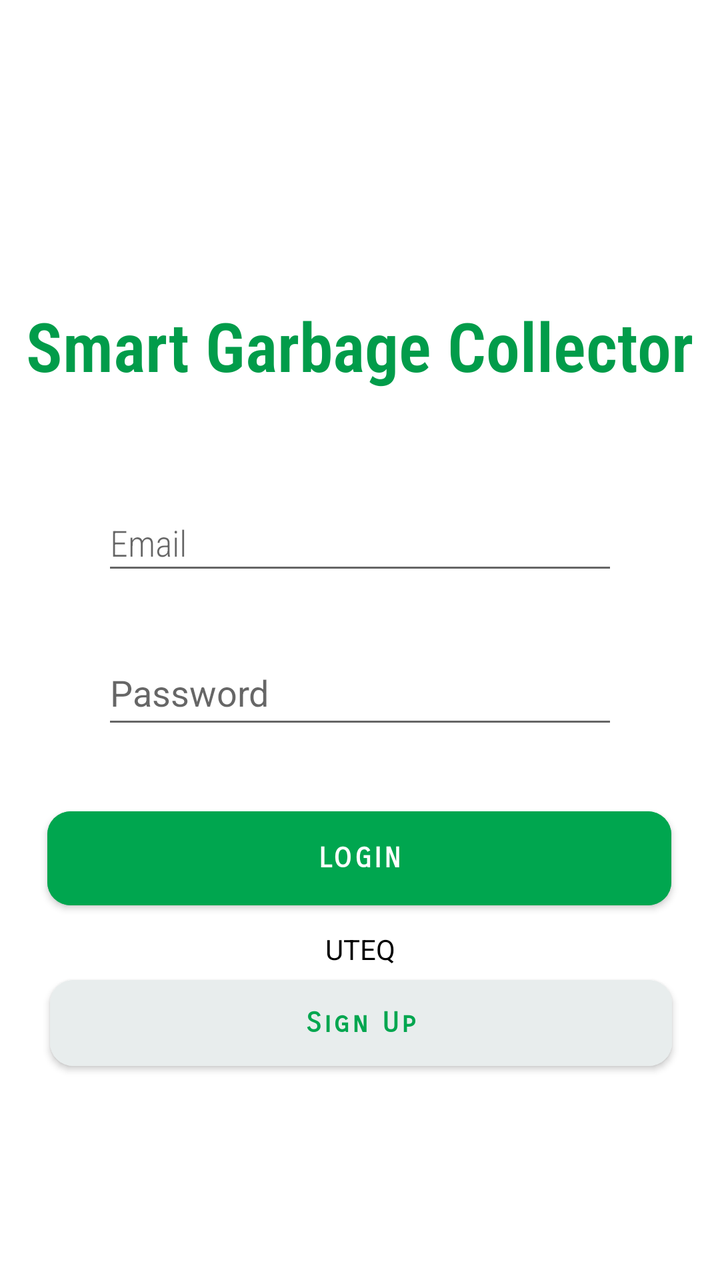
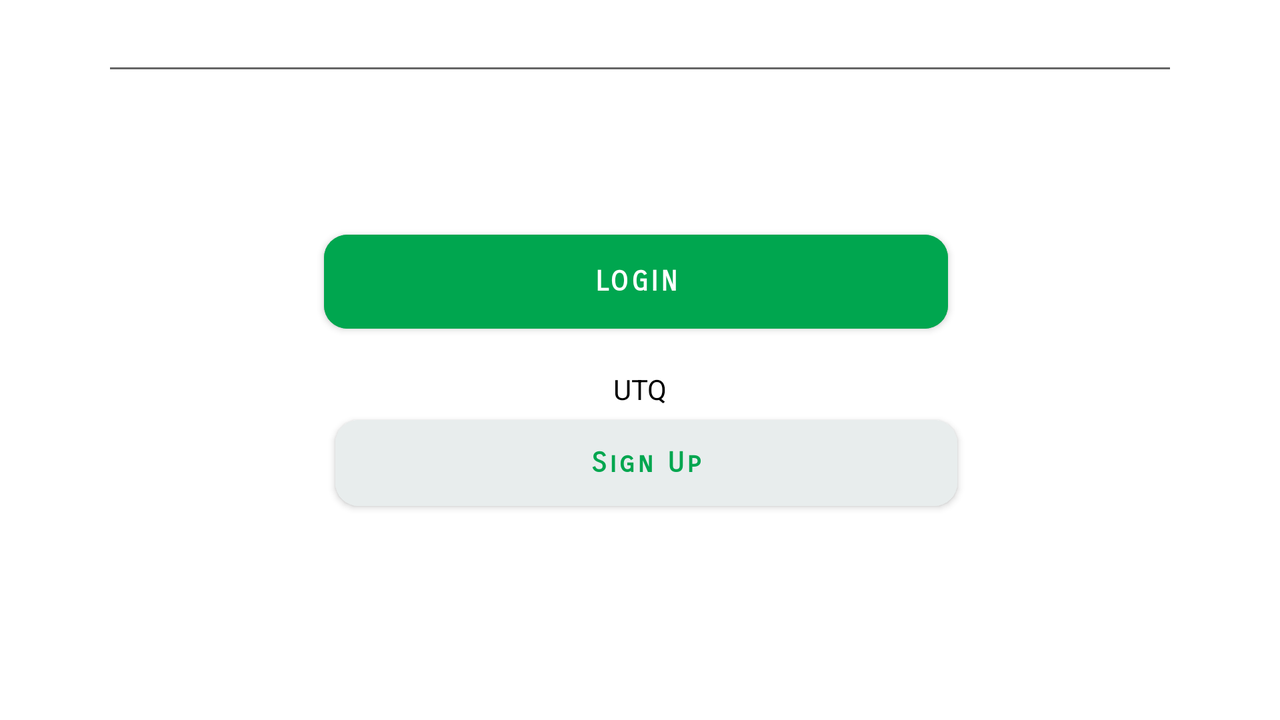

The same Android screen from two of the app's own layout files: first res/layout/ as a phone draws it, then the repository's variant for another configuration, drawn on a device whose configuration selects that folder. Both files follow.
<!-- AndroidManifest.xml: application theme Theme.Appgarbageriot -->
<!-- res/layout/login.xml -->
<?xml version="1.0" encoding="utf-8"?>
<androidx.constraintlayout.widget.ConstraintLayout xmlns:android="http://schemas.android.com/apk/res/android"
    xmlns:app="http://schemas.android.com/apk/res-auto"
    xmlns:tools="http://schemas.android.com/tools"
    android:layout_width="match_parent"
    android:layout_height="match_parent">

    <ImageView
        android:id="@+id/imageView2"
        android:layout_width="111dp"
        android:layout_height="157dp"
        android:layout_marginTop="24dp"
        android:layout_marginBottom="67dp"
        app:layout_constraintBottom_toTopOf="@+id/textInputLayout"
        app:layout_constraintEnd_toEndOf="parent"
        app:layout_constraintHorizontal_bias="0.498"
        app:layout_constraintStart_toStartOf="parent"
        app:layout_constraintTop_toTopOf="parent"
        app:srcCompat="@drawable/_f54791aa2b8f4c48440f307995b1aae_gree_reciclaje_basura_glass_svg__2___1___1_" />

    <com.google.android.material.textfield.TextInputEditText
        android:id="@+id/txtEmailLogin"
        android:layout_width="0dp"
        android:layout_height="45dp"
        android:layout_marginStart="51dp"
        android:layout_marginTop="52dp"
        android:layout_marginEnd="51dp"
        android:ems="10"
        android:fontFamily="sans-serif-condensed-light"
        android:inputType="textPersonName"
        android:hint="Email"
        app:layout_constraintEnd_toEndOf="parent"
        app:layout_constraintHorizontal_bias="1.0"
        app:layout_constraintStart_toStartOf="parent"
        app:layout_constraintTop_toBottomOf="@+id/textView5" />

    <Button
        android:id="@+id/btnLogin"
        android:layout_width="312dp"
        android:layout_height="59dp"
        android:backgroundTint="#00A64F"
        android:fontFamily="sans-serif-smallcaps"
        android:text="Login"
        android:textAlignment="center"
        android:textStyle="bold"
        app:cornerRadius="35px"
        app:layout_constraintBottom_toTopOf="@+id/textView2"
        app:layout_constraintEnd_toEndOf="parent"
        app:layout_constraintHorizontal_bias="0.494"
        app:layout_constraintStart_toStartOf="parent"
        app:layout_constraintTop_toBottomOf="@+id/txtPasswordLogin"
        app:layout_constraintVertical_bias="0.826" />

    <TextView
        android:id="@+id/textView2"
        android:layout_width="wrap_content"
        android:layout_height="wrap_content"
        android:layout_marginBottom="156dp"
        android:text="UTEQ"
        android:textColor="#000000"
        app:layout_constraintBottom_toBottomOf="parent"
        app:layout_constraintEnd_toEndOf="parent"
        app:layout_constraintStart_toStartOf="parent" />

    <Button
        android:id="@+id/btnSignUp"
        android:layout_width="311dp"
        android:layout_height="55dp"
        android:backgroundTint="#E8EDED"
        android:fontFamily="sans-serif-smallcaps"
        android:text="Sign Up"
        android:textAlignment="center"
        android:textAllCaps="false"
        android:textColor="#00A64F"
        android:textStyle="bold"
        app:cornerRadius="35px"
        app:layout_constraintBottom_toBottomOf="parent"
        app:layout_constraintEnd_toEndOf="parent"
        app:layout_constraintHorizontal_bias="0.51"
        app:layout_constraintStart_toStartOf="parent"
        app:layout_constraintTop_toBottomOf="@+id/textView2"
        app:layout_constraintVertical_bias="0.0" />

    <TextView
        android:id="@+id/textView5"
        android:layout_width="wrap_content"
        android:layout_height="wrap_content"
        android:fontFamily="sans-serif-condensed-light"
        android:text="Smart Garbage Collector"
        android:textColor="#019C4A"
        android:textSize="34sp"
        android:textStyle="bold"
        app:layout_constraintEnd_toEndOf="parent"
        app:layout_constraintStart_toStartOf="parent"
        app:layout_constraintTop_toBottomOf="@+id/imageView2" />

    <com.google.android.material.textfield.TextInputEditText
        android:id="@+id/txtPasswordLogin"
        android:layout_width="0dp"
        android:layout_height="49dp"
        android:layout_marginStart="51dp"
        android:layout_marginTop="28dp"
        android:layout_marginEnd="51dp"
        android:ems="10"
        android:inputType="textPassword"
        android:hint="Password"
        android:textAlignment="textStart"
        app:layout_constraintEnd_toEndOf="parent"
        app:layout_constraintHorizontal_bias="0.0"
        app:layout_constraintStart_toStartOf="parent"
        app:layout_constraintTop_toBottomOf="@+id/txtEmailLogin" />

    <com.google.android.material.textfield.TextInputLayout
        android:id="@+id/textInputLayout"
        android:layout_width="0dp"
        android:layout_height="wrap_content"
        android:layout_marginStart="1dp"
        android:layout_marginEnd="1dp"
        android:layout_marginBottom="454dp"
        app:layout_constraintBottom_toBottomOf="parent"
        app:layout_constraintEnd_toEndOf="parent"
        app:layout_constraintStart_toStartOf="parent"
        app:layout_constraintTop_toBottomOf="@+id/imageView2" />

    <TextView
        android:id="@+id/txtNoCount"
        android:layout_width="wrap_content"
        android:layout_height="wrap_content"
        android:layout_marginStart="126dp"
        android:layout_marginTop="21dp"
        android:layout_marginEnd="126dp"
        android:shadowColor="#FF0000"
        app:layout_constraintEnd_toEndOf="@+id/btnLogin"
        app:layout_constraintStart_toStartOf="@+id/txtPasswordLogin"
        app:layout_constraintTop_toBottomOf="@+id/txtPasswordLogin" />


</androidx.constraintlayout.widget.ConstraintLayout>
<!-- resources referenced by this layout -->
<resources>
  <style name="Theme.Appgarbageriot" parent="Theme.MaterialComponents.DayNight.DarkActionBar">
          
          <item name="colorPrimary">@color/purple_500</item>
          <item name="colorPrimaryVariant">@color/purple_700</item>
          <item name="colorOnPrimary">@color/white</item>
          
          <item name="colorSecondary">@color/teal_200</item>
          <item name="colorSecondaryVariant">@color/teal_700</item>
          <item name="colorOnSecondary">@color/black</item>
          
          <item name="android:statusBarColor" tools:targetApi="l">?attr/colorPrimaryVariant</item>
          
      </style>
  <color name="purple_500">#00A64F</color>
  <color name="purple_700">#00A64F</color>
  <color name="white">#FFFFFFFF</color>
  <color name="teal_200">#FF03DAC5</color>
  <color name="teal_700">#FF018786</color>
  <color name="black">#FF000000</color>
</resources>
<!-- res/layout-land/login.xml (the repository's variant of the layout above) -->
<!-- drawn on the phone turned sideways -->
<?xml version="1.0" encoding="utf-8"?>
<androidx.constraintlayout.widget.ConstraintLayout xmlns:android="http://schemas.android.com/apk/res/android"
    xmlns:app="http://schemas.android.com/apk/res-auto"
    xmlns:tools="http://schemas.android.com/tools"
    android:layout_width="match_parent"
    android:layout_height="match_parent">

    <ImageView
        android:id="@+id/imageView2"
        android:layout_width="116dp"
        android:layout_height="0dp"
        android:layout_marginTop="24dp"
        android:layout_marginBottom="67dp"
        app:layout_constraintBottom_toTopOf="@+id/textInputLayout"
        app:layout_constraintEnd_toEndOf="parent"
        app:layout_constraintStart_toStartOf="parent"
        app:layout_constraintTop_toTopOf="parent"
        app:srcCompat="@drawable/_f54791aa2b8f4c48440f307995b1aae_gree_reciclaje_basura_glass_svg__2___1___1_" />

    <EditText
        android:id="@+id/txtEmailLogin"
        android:layout_width="0dp"
        android:layout_height="45dp"
        android:layout_marginStart="51dp"
        android:layout_marginTop="36dp"
        android:layout_marginEnd="51dp"
        android:ems="10"
        android:fontFamily="sans-serif-condensed-light"
        android:inputType="textPersonName"
        android:text="User Name"
        app:layout_constraintEnd_toEndOf="parent"
        app:layout_constraintStart_toStartOf="parent"
        app:layout_constraintTop_toBottomOf="@+id/textView5" />

    <Button
        android:id="@+id/btnLogin"
        android:layout_width="312dp"
        android:layout_height="59dp"
        android:backgroundTint="#00A64F"
        android:fontFamily="sans-serif-smallcaps"
        android:text="Login"
        android:textAlignment="center"
        android:textStyle="bold"
        app:cornerRadius="35px"
        app:layout_constraintBottom_toTopOf="@+id/textView2"
        app:layout_constraintEnd_toEndOf="parent"
        app:layout_constraintHorizontal_bias="0.494"
        app:layout_constraintStart_toStartOf="parent"
        app:layout_constraintTop_toBottomOf="@+id/txtPasswordLogin"
        app:layout_constraintVertical_bias="0.826" />

    <TextView
        android:id="@+id/textView2"
        android:layout_width="wrap_content"
        android:layout_height="wrap_content"
        android:layout_marginBottom="156dp"
        android:text="UTQ"
        android:textColor="#000000"
        app:layout_constraintBottom_toBottomOf="parent"
        app:layout_constraintEnd_toEndOf="parent"
        app:layout_constraintStart_toStartOf="parent" />

    <Button
        android:id="@+id/btnSignUp"
        android:layout_width="311dp"
        android:layout_height="55dp"
        android:backgroundTint="#E8EDED"
        android:fontFamily="sans-serif-smallcaps"
        android:text="Sign Up"
        android:textAlignment="center"
        android:textAllCaps="false"
        android:textColor="#00A64F"
        android:textStyle="bold"
        app:cornerRadius="35px"
        app:layout_constraintBottom_toBottomOf="parent"
        app:layout_constraintEnd_toEndOf="parent"
        app:layout_constraintHorizontal_bias="0.51"
        app:layout_constraintStart_toStartOf="parent"
        app:layout_constraintTop_toBottomOf="@+id/textView2"
        app:layout_constraintVertical_bias="0.0" />

    <TextView
        android:id="@+id/textView5"
        android:layout_width="wrap_content"
        android:layout_height="wrap_content"
        android:fontFamily="sans-serif-condensed-light"
        android:text="Smart Garbage Collector"
        android:textColor="#019C4A"
        android:textSize="34sp"
        android:textStyle="bold"
        app:layout_constraintEnd_toEndOf="parent"
        app:layout_constraintStart_toStartOf="parent"
        app:layout_constraintTop_toBottomOf="@+id/imageView2" />

    <EditText
        android:id="@+id/txtPasswordLogin"
        android:layout_width="0dp"
        android:layout_height="49dp"
        android:layout_marginStart="51dp"
        android:layout_marginTop="28dp"
        android:layout_marginEnd="51dp"
        android:ems="10"
        android:inputType="textPassword"
        android:textAlignment="textStart"
        app:layout_constraintEnd_toEndOf="parent"
        app:layout_constraintHorizontal_bias="0.0"
        app:layout_constraintStart_toStartOf="parent"
        app:layout_constraintTop_toBottomOf="@+id/txtEmailLogin" />

    <com.google.android.material.textfield.TextInputLayout
        android:id="@+id/textInputLayout"
        android:layout_width="0dp"
        android:layout_height="wrap_content"
        android:layout_marginStart="1dp"
        android:layout_marginEnd="1dp"
        android:layout_marginBottom="454dp"
        app:layout_constraintBottom_toBottomOf="parent"
        app:layout_constraintEnd_toEndOf="parent"
        app:layout_constraintStart_toStartOf="parent"
        app:layout_constraintTop_toBottomOf="@+id/imageView2" />


</androidx.constraintlayout.widget.ConstraintLayout>
